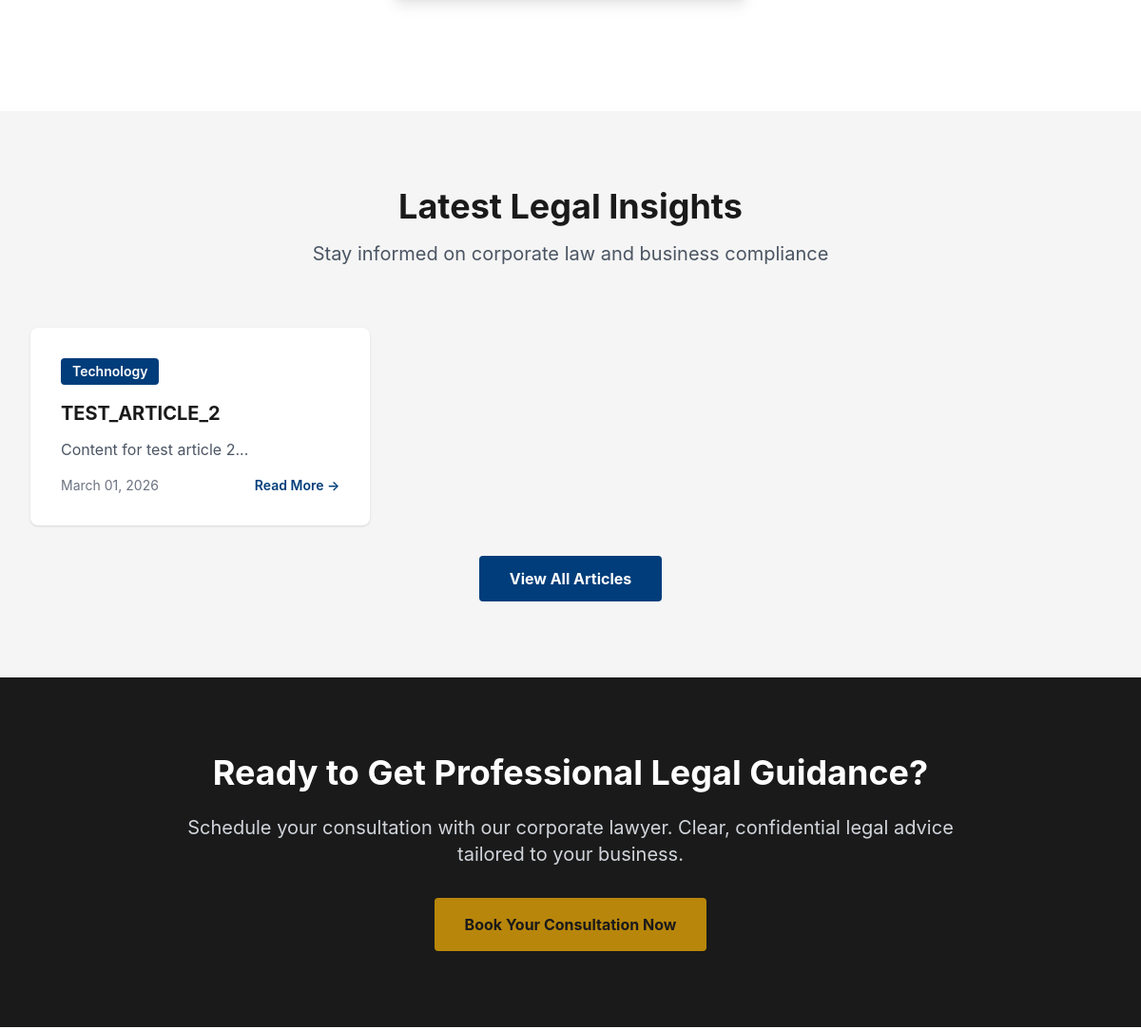
Before: / (middle part) with the older database file.
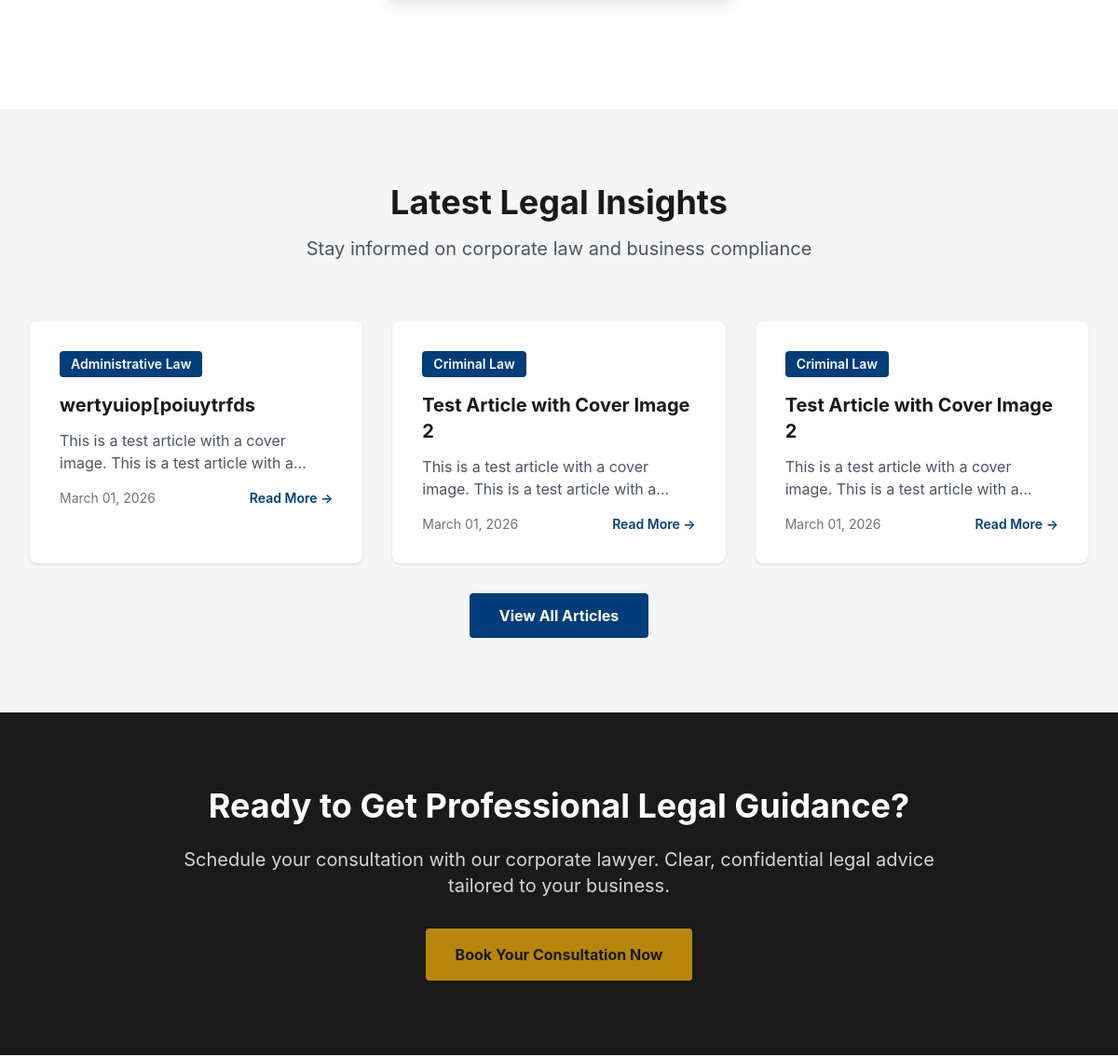
After: the same page with the newer database file.
### models.py (models this page shows, shortened)
class Article(db.Model):
    id = db.Column(db.Integer, primary_key=True)
    email = db.Column(db.String(120), nullable=False)
    title = db.Column(db.String(200), nullable=False)
    content = db.Column(db.Text, nullable=False)
    author = db.Column(db.String(100), nullable=False)
    date_posted = db.Column(db.DateTime, default=datetime.utcnow, nullable=False)
    date_submitted = db.Column(db.DateTime, default=datetime.utcnow, nullable=False)
    status = db.Column(
        db.String(20),
        nullable=False,
        default='pending',
        index=True  # ✅ Frequently queried
    )
    category = db.Column(
        db.String(100),
        nullable=False,
        default='General',
        index=True  # ✅ Frequently used for filtering
    )
    likes = db.Column(db.Integer, default=0, nullable=False)
    views = db.Column(db.Integer, default=0, nullable=False)
    cover_image = db.Column(db.String(255), nullable=True)
    document_filename = db.Column(db.String(255), nullable=True)
    deleted_at = db.Column(db.DateTime, nullable=True)
    is_draft = db.Column(db.Boolean, default=False, nullable=False)
    comments = db.relationship('Comment', backref='article', lazy=True, cascade='all, delete-orphan')
    visits = db.relationship('Visit', backref='article', lazy=True, cascade='all, delete-orphan')
    __table_args__ = (
        db.Index('idx_article_status_category', 'status', 'category'),
        db.Index('idx_article_date_posted', 'date_posted'),
        db.Index('idx_article_deleted_at', 'deleted_at'),  # ✅ For soft delete queries
        db.Index('idx_article_is_draft', 'is_draft'),  # ✅ For draft queries
    )

### blueprints/public.py (the view)
@public_bp.route('/')
def home():
    featured_articles = Article.query.filter(
        Article.status == 'approved',
        Article.deleted_at.is_(None),
        Article.is_draft == False
    ).order_by(Article.date_posted.desc()).limit(3).all()
    logger.info("Home page accessed")
    return render_template(
        'pages/home.html',
        featured_articles=featured_articles,
        page_title='Simply Law - Corporate Legal Services',
        page_description='Professional corporate legal services for Nigerian businesses'
    )

### templates/pages/home.html (shortened to what this page needs)
{% extends "base.html" %}
{% block content %}
<section class="py-20 bg-white">
</section>
{% if featured_articles %}
<section class="py-20 bg-law-gray">
    <div class="max-w-7xl mx-auto px-4 sm:px-6 lg:px-8">
        <div class="text-center mb-16">
            <h2 class="text-4xl font-bold text-law-dark mb-4">Latest Legal Insights</h2>
            <p class="text-xl text-gray-600">Stay informed on corporate law and business compliance</p>
        </div>
        <div class="grid grid-cols-1 md:grid-cols-3 gap-8 mb-8">
            {% for article in featured_articles[:3] %}
            <div class="bg-white rounded-lg overflow-hidden shadow hover:shadow-lg transition">
                <div class="p-8">
                    <span class="inline-block px-3 py-1 bg-law-blue text-white text-sm font-semibold rounded mb-4">{{ article.category }}</span>
                    <h3 class="text-xl font-bold text-law-dark mb-3">{{ article.title }}</h3>
                    <p class="text-gray-600 mb-4 line-clamp-2">{{ article.content[:150] }}...</p>
                    <div class="flex justify-between items-center text-sm text-gray-500">
                        <span>{{ article.date_posted.strftime('%B %d, %Y') }}</span>
                        <a href="{{ url_for('public.blog') }}" class="text-law-blue hover:text-law-gold font-semibold transition">Read More →</a>
                    </div>
                </div>
            </div>
            {% endfor %}
        </div>
        <div class="text-center">
            <a href="{{ url_for('public.blog') }}" class="inline-block px-8 py-3 bg-law-blue text-white font-bold rounded hover:bg-opacity-90 transition">
                View All Articles
            </a>
        </div>
    </div>
</section>
{% endif %}
<section class="py-20 bg-law-dark text-white">
    <div class="max-w-4xl mx-auto px-4 sm:px-6 lg:px-8 text-center">
        <h2 class="text-4xl font-bold mb-6">Ready to Get Professional Legal Guidance?</h2>
        <p class="text-xl text-gray-300 mb-8">
            Schedule your consultation with our corporate lawyer. Clear, confidential legal advice tailored to your business.
        </p>
        <a href="{{ url_for('bookings.index') }}" class="inline-block px-8 py-4 bg-law-gold text-law-dark font-bold rounded hover:bg-opacity-90 transition">
            Book Your Consultation Now
        </a>
    </div>
</section>
{% endblock %}

Changed rows visible on the page:
no longer on this page (row edited): Article: category "Technology", title "TEST_ARTICLE_2", content "Content for test article 2", date_posted "March 01, 2026"
added Article: category "Administrative Law", title "wertyuiop[poiuytrfds", content "This is a test article with a cover image. This is a test article with…", date_posted "March 01, 2026"
added Article: category "Criminal Law", title "Test Article with Cover Image 2", content "This is a test article with a cover image. This is a test article with…", date_posted "March 01, 2026"
added Article: category "Criminal Law", title "Test Article with Cover Image 2", content "This is a test article with a cover image. This is a test article with…", date_posted "March 01, 2026"
